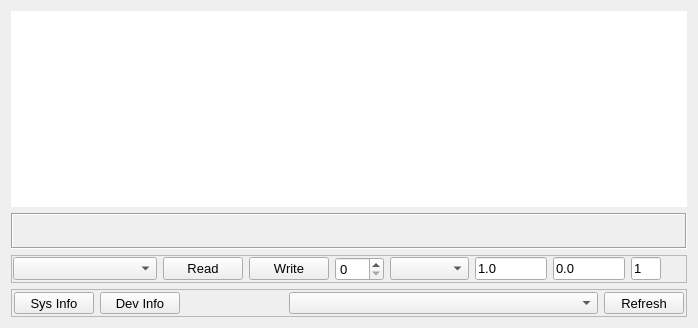
<?xml version="1.0" encoding="UTF-8"?>
<ui version="4.0">
 <class>InfoForm</class>
 <widget class="QWidget" name="InfoForm">
  <property name="geometry">
   <rect>
    <x>0</x>
    <y>0</y>
    <width>698</width>
    <height>328</height>
   </rect>
  </property>
  <property name="font">
   <font>
    <pointsize>10</pointsize>
   </font>
  </property>
  <property name="windowTitle">
   <string>Form</string>
  </property>
  <layout class="QVBoxLayout" name="verticalLayout">
   <item>
    <widget class="QTextEdit" name="teShowValues">
     <property name="sizePolicy">
      <sizepolicy hsizetype="Preferred" vsizetype="Preferred">
       <horstretch>0</horstretch>
       <verstretch>0</verstretch>
      </sizepolicy>
     </property>
     <property name="font">
      <font>
       <family>Courier 10 Pitch</family>
       <pointsize>10</pointsize>
      </font>
     </property>
     <property name="frameShape">
      <enum>QFrame::NoFrame</enum>
     </property>
     <property name="frameShadow">
      <enum>QFrame::Plain</enum>
     </property>
     <property name="tabStopWidth">
      <number>32</number>
     </property>
    </widget>
   </item>
   <item>
    <widget class="QFrame" name="fraInfoStat">
     <property name="maximumSize">
      <size>
       <width>16777215</width>
       <height>36</height>
      </size>
     </property>
     <property name="font">
      <font>
       <pointsize>10</pointsize>
      </font>
     </property>
     <property name="frameShape">
      <enum>QFrame::Box</enum>
     </property>
     <property name="frameShadow">
      <enum>QFrame::Sunken</enum>
     </property>
     <layout class="QVBoxLayout" name="verticalLayout_6">
      <property name="spacing">
       <number>0</number>
      </property>
      <property name="leftMargin">
       <number>0</number>
      </property>
      <property name="topMargin">
       <number>0</number>
      </property>
      <property name="rightMargin">
       <number>0</number>
      </property>
      <property name="bottomMargin">
       <number>0</number>
      </property>
      <item>
       <widget class="QLabel" name="lblInfo">
        <property name="sizePolicy">
         <sizepolicy hsizetype="Preferred" vsizetype="Minimum">
          <horstretch>0</horstretch>
          <verstretch>0</verstretch>
         </sizepolicy>
        </property>
        <property name="minimumSize">
         <size>
          <width>400</width>
          <height>16</height>
         </size>
        </property>
        <property name="maximumSize">
         <size>
          <width>16777215</width>
          <height>16</height>
         </size>
        </property>
        <property name="font">
         <font>
          <family>Courier 10 Pitch</family>
          <pointsize>8</pointsize>
         </font>
        </property>
        <property name="text">
         <string/>
        </property>
        <property name="margin">
         <number>2</number>
        </property>
       </widget>
      </item>
      <item>
       <widget class="QLabel" name="lblStatus">
        <property name="sizePolicy">
         <sizepolicy hsizetype="Preferred" vsizetype="Minimum">
          <horstretch>0</horstretch>
          <verstretch>0</verstretch>
         </sizepolicy>
        </property>
        <property name="minimumSize">
         <size>
          <width>400</width>
          <height>16</height>
         </size>
        </property>
        <property name="maximumSize">
         <size>
          <width>16777215</width>
          <height>16</height>
         </size>
        </property>
        <property name="font">
         <font>
          <family>Courier 10 Pitch</family>
          <pointsize>8</pointsize>
         </font>
        </property>
        <property name="text">
         <string/>
        </property>
        <property name="margin">
         <number>2</number>
        </property>
       </widget>
      </item>
     </layout>
    </widget>
   </item>
   <item>
    <widget class="QFrame" name="fraMisc">
     <property name="maximumSize">
      <size>
       <width>16777215</width>
       <height>28</height>
      </size>
     </property>
     <property name="frameShape">
      <enum>QFrame::StyledPanel</enum>
     </property>
     <property name="frameShadow">
      <enum>QFrame::Raised</enum>
     </property>
     <layout class="QHBoxLayout" name="horizontalLayout_2" stretch="6,3,3,2,3,3,3,3,1">
      <property name="leftMargin">
       <number>1</number>
      </property>
      <property name="topMargin">
       <number>1</number>
      </property>
      <property name="rightMargin">
       <number>1</number>
      </property>
      <property name="bottomMargin">
       <number>1</number>
      </property>
      <item>
       <widget class="QComboBox" name="cmbUtilFunc"/>
      </item>
      <item>
       <widget class="QPushButton" name="cmdReadCal">
        <property name="text">
         <string>Read</string>
        </property>
       </widget>
      </item>
      <item>
       <widget class="QPushButton" name="cmdLoadCal">
        <property name="text">
         <string>Write</string>
        </property>
       </widget>
      </item>
      <item>
       <widget class="QSpinBox" name="spnCalChan">
        <property name="toolTip">
         <string>Cal channel</string>
        </property>
       </widget>
      </item>
      <item>
       <widget class="QComboBox" name="cmbTcType"/>
      </item>
      <item>
       <widget class="QLineEdit" name="leSlope">
        <property name="toolTip">
         <string>Cal slope</string>
        </property>
        <property name="text">
         <string>1.0</string>
        </property>
       </widget>
      </item>
      <item>
       <widget class="QLineEdit" name="leOffset">
        <property name="toolTip">
         <string>Cal offset</string>
        </property>
        <property name="text">
         <string>0.0</string>
        </property>
       </widget>
      </item>
      <item>
       <widget class="QLineEdit" name="leFlashCount">
        <property name="maximumSize">
         <size>
          <width>30</width>
          <height>16777215</height>
         </size>
        </property>
        <property name="toolTip">
         <string>Flash count</string>
        </property>
        <property name="text">
         <string>1</string>
        </property>
       </widget>
      </item>
      <item>
       <spacer name="horizontalSpacer_2">
        <property name="orientation">
         <enum>Qt::Horizontal</enum>
        </property>
        <property name="sizeHint" stdset="0">
         <size>
          <width>40</width>
          <height>20</height>
         </size>
        </property>
       </spacer>
      </item>
     </layout>
    </widget>
   </item>
   <item>
    <widget class="QFrame" name="fraMain">
     <property name="maximumSize">
      <size>
       <width>16777215</width>
       <height>28</height>
      </size>
     </property>
     <property name="frameShape">
      <enum>QFrame::StyledPanel</enum>
     </property>
     <property name="frameShadow">
      <enum>QFrame::Raised</enum>
     </property>
     <layout class="QHBoxLayout" name="horizontalLayout" stretch="1,0,2,6,1">
      <property name="leftMargin">
       <number>2</number>
      </property>
      <property name="topMargin">
       <number>2</number>
      </property>
      <property name="rightMargin">
       <number>2</number>
      </property>
      <property name="bottomMargin">
       <number>2</number>
      </property>
      <item>
       <widget class="QPushButton" name="cmdSysInfo">
        <property name="text">
         <string>Sys Info</string>
        </property>
       </widget>
      </item>
      <item>
       <widget class="QPushButton" name="cmdDevParams">
        <property name="text">
         <string>Dev Info</string>
        </property>
       </widget>
      </item>
      <item>
       <spacer name="horizontalSpacer">
        <property name="orientation">
         <enum>Qt::Horizontal</enum>
        </property>
        <property name="sizeHint" stdset="0">
         <size>
          <width>187</width>
          <height>20</height>
         </size>
        </property>
       </spacer>
      </item>
      <item>
       <widget class="QComboBox" name="cmbDevList">
        <property name="toolTip">
         <string>Dev selected</string>
        </property>
       </widget>
      </item>
      <item>
       <widget class="QPushButton" name="cmdFindHats">
        <property name="toolTip">
         <string>Update devices</string>
        </property>
        <property name="text">
         <string>Refresh</string>
        </property>
       </widget>
      </item>
     </layout>
    </widget>
   </item>
  </layout>
 </widget>
 <resources/>
 <connections/>
</ui>
